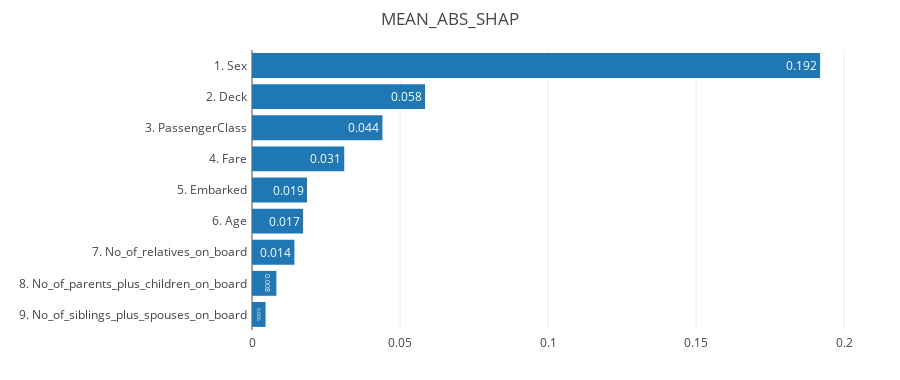

Notebook cell for this chart:
### Code cell
explainer.plot_importances(cats=True)

### Figure 1 — Plotly figure (JSON) as saved in the notebook; plotly's stock layout.template omitted (floating-point values rounded to 4 significant figures)
{"data": [{"hoverinfo": "text", "insidetextanchor": "end", "orientation": "h", "text": [0.005, 0.008, 0.014, 0.017, 0.019, 0.031, 0.044, 0.058, 0.192], "textposition": "inside", "type": "bar", "x": [0.004581, 0.008233, 0.01433, 0.01725, 0.01857, 0.03114, 0.04404, 0.05844, 0.1918], "y": ["9. No_of_siblings_plus_spouses_on_board", "8. No_of_parents_plus_children_on_board", "7. No_of_relatives_on_board", "6. Age", "5. Embarked", "4. Fare", "3. PassengerClass", "2. Deck", "1. Sex"]}], "layout": {"height": 380, "margin": {"b": 50, "l": 252, "pad": 4, "r": 50, "t": 50}, "plot_bgcolor": "#fff", "showlegend": false, "title": {"text": "MEAN_ABS_SHAP"}, "xaxis": {"automargin": true}, "yaxis": {"automargin": true}}}
